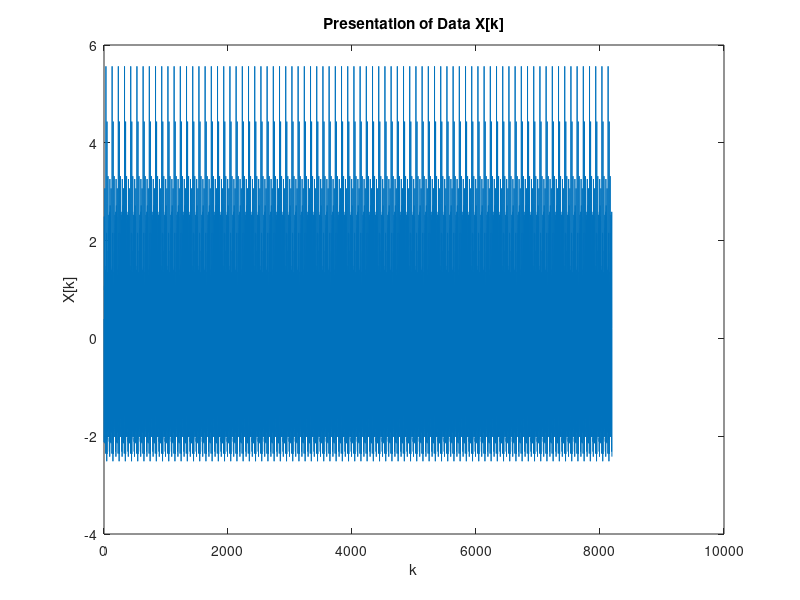
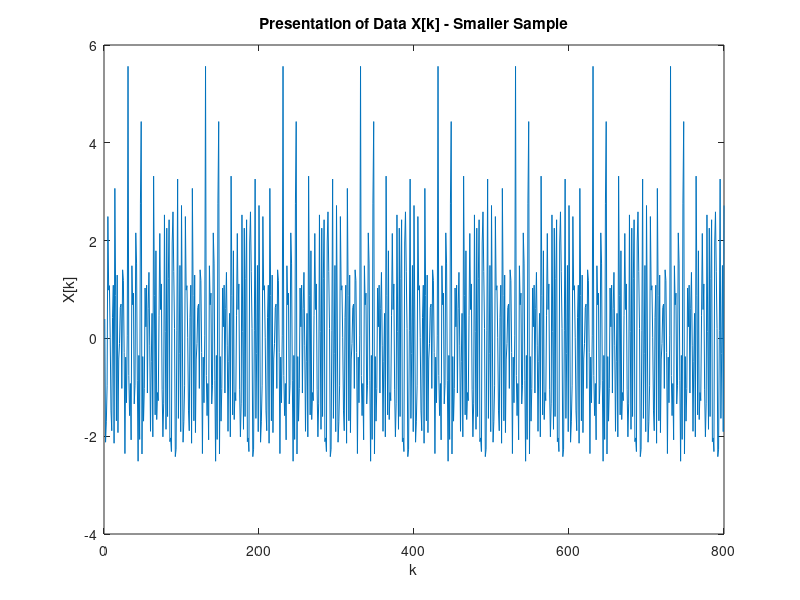

The MATLAB script that drew these images, in order: (Note: this script raises an error after producing the figures.)
%% ADVANCED DIGITAL SIGNAL PROCESSING METHODS 
% Assignment 2 - Summer Semester 2020/2021
% Kavelidis Frantzis Dimitrios - AEM 9351 - kavelids@ece.auth.gr - ECE AUTH

%% Clearing
clear all
close all
clc

%% Assigning values
% Lamda and Wmega
lamda1 = 0.12;
lamda2 = 0.3;
lamda3 = lamda1+lamda2;
lamda4 = 0.19;
lamda5 = 0.17;
lamda6 = lamda4+lamda5;
lamda = [lamda1 lamda2 lamda3 lamda4 lamda5 lamda6]';
wmega = NaN(6,1);
for i = 1:6
    wmega(i) = 2*pi*lamda(i);
end
% Data Length N:
N = 8192;               % = 2^13
% Universaly distributed random variables phi
phi1 = 2*pi*rand;
phi2 = 2*pi*rand;
phi3 = phi1+phi2;
phi4 = 2*pi*rand;
phi5 = 2*pi*rand;
phi6 = phi4+phi5;
phi = [phi1 phi2 phi3 phi4 phi5 phi6]';

%% 1. Constract the X[k].
X = zeros(N,1);
for k = 1:N             % It is 0:N-1 so we assume our index k on MATLAB is k+1
    for j = 1:6
        X(k) = X(k)+cos(wmega(j)*k+phi(j));
    end
end
% Plot our data
figure()
plot(X)
title("Presentation of Data X[k]")
ylabel("X[k]")
xlabel("k")

% Plot a smaller sample of our data for a clearer review.
figure()
plot(X(1:800))
title("Presentation of Data X[k] - Smaller Sample")
ylabel("X[k]")
xlabel("k")

%% 2. Estimate the power spectrum C2(f) using L2 = 128 max shiftings for autocorrelation
% %Estimation of power spectrum using dsp toolbox and welch method
% SE = dsp.SpectrumEstimator;             % Creating SE object
% Pxx = SE(X);
% fvals = (0:length(Pxx)-1)/length(Pxx);
% plotter = dsp.ArrayPlot('XDataMode','Custom','CustomXData',fvals,...
%     'PlotType','Line','YLimits',[0 0.3], ...
%     'YLabel','Power Spectrum ','XLabel','Frequency (Hz)');
% plotter(Pxx)
% [pks1,locs1] = findpeaks(Pxx);
% lamdaFreqEst1 = locs1(1:length(locs1)/2)/length(Pxx)

% Estimation of power spectrum using autocorrelation and 128 shiftings
L2 = 128;                                          % max shiftings
[ACFX,lags] = xcorr(X,L2);                                % ACF including negative
ACFX = ACFX/max(ACFX);                             % Normalizing
acfX = autocorr(X,L2);                             % Autocorrelation
% Plot Autocorrelation
autocorr(X,L2)

tacf = -128:1:128;
figure()
plot(lags,ACFX)
title('Autocorrelation of X[k]')
xlabel('Time [sec]')
ylabel('ACF')
grid on

% Power spectrum
Pxx = abs(fft(acfX));                              % Power Spectrum
PxxR = abs(fft(ACFX));
% Getting the frequency axis
fvals = (0:length(Pxx)-1)/length(Pxx);
fvalsR = (0:length(PxxR)-1)/length(PxxR);
% Plot power spectrum
figure()
plot(fvals,Pxx)
title("Power Spectrum")
ylabel("P_x_x[f]")
xlabel("f")
line([0.5 0.5], [0 12],'Color','red','LineStyle','--')
hold on
[pks2,locs2] = findpeaks(Pxx,fvals,'NPeaks',6);                      % Finding locations of peaks
findpeaks(Pxx,fvals,'NPeaks',6);
text(locs2(1:6)+.02,pks2(1:6)-.5,num2str([1;5;4;2;6;3]))            % Display number of peak
text(locs2(1:6),pks2(1:6)+.8,num2str(locs2(1:6)'))           % Display the frequencies of interest

% % Power Spectrum but not with original acf, but acf shiffted
% figure()
% plot(fvalsR,PxxR)
% title("Power Spectrum")
% ylabel("P_x_x[f]")
% xlabel("f")
% line([0.5 0.5], [-5 25],'Color','red','LineStyle','--')
% hold on
% [pksR,locsR] = findpeaks(PxxR,fvalsR,'MinPeakHeight',5);                      % Finding locations of peaks
% findpeaks(PxxR,fvalsR,'MinPeakHeight',5);
% text(locsR(1:6)+.02,pksR(1:6)-.5,num2str([1;5;4;2;6;3]))            % Display number of peak
% text(locsR(1:6),pksR(1:6)+.8,num2str(locsR(1:6)'))           % Display the frequencies of interest


%% 3. Estimate the bispectrum (only in the primary area) using:
%% a. The indirect method with K = 32 , M = 256 , L3 = 64 and 
%% a1) Rectangular window a2) Parzen window
%% b. The direct method with K = 32 , M = 256 , J = 0
syms m
XeqY = m;
K = 32;
M = 256;
L3 = 64;


% 3.a.a1. --- Bispectrum / Indirect Method / Rectangular Window
% Biscpetrum estimation using the indirect method:

%%% For the whole plot, uncomment/turn on bspecPlotInfo2 and comment/turn
%%% off bspecPlotInfo
%%% And for the primary area, comment/turn off bspecPlotInfo and
%%% uncomment/turn on bspecPlotInfo2


figure()
[BspecIn1, waxisIn1] = bispeciV2(X,L3,M,0,'unbiased');      % Rectangular Window
% bspecPlotInfo
bspecPlotInfo2
figure()
contour3(waxisIn1,waxisIn1,abs(BspecIn1),250), grid on
title('Bispectrum in 3 dimensions / Indirect Method / Rectangular Window')
% bspecPlotInfo
bspecPlotInfo2

% ------------------------------------------------------------

% 3.a.a2. --- Bispectrum / Indirect Method / Parzen Window
figure()
[BspecIn2, waxisIn2] = bispeci(X,L3,M,0,'unbiased');        % Parzen window
% bspecPlotInfo
bspecPlotInfo2
figure()
contour3(waxisIn2,waxisIn2,abs(BspecIn2),250), grid on
title('Bispectrum in 3 dimensions / Indirect Method / Parzen Window')
% bspecPlotInfo
bspecPlotInfo2

% ------------------------------------------------------------

% 3.b --- Bispectrum / Direct Method
figure()
[BspecD, waxisD] = bispecd(X,M,1,M,0);
% bspecPlotInfo
bspecPlotInfo2
figure()
contour3(waxisD,waxisD,abs(BspecD),250), grid on
title('Bispectrum in 3 dimensions / Direct Method')
% bspecPlotInfo
bspecPlotInfo2

% ------------------------------------------------------------

% Bispectrum using indirect method (different function)   
figure()
[bisp,freq,cum,lag] = bisp3cum(X,M,L3,'none','u');      % Rectangular



%% 7. How the results change if you repeat the process taking into account
%% a) i) K = 16, M = 512 ii)K = 64, M = 128?
%% b) 50 realizations of the X[k] and comparing mean values of the estimated C2,C3
% 7.a.i)
Ka1 = 16;
Ma1 = 512;

% Bispectrum estimation using indirect method & rectangular window
figure()
[BspecIn1_7a1, waxisIn1_7a1] = bispeciV2(X,L3,Ma1,0,'unbiased');      % Rectangular Window
% bspecPlotInfo
bspecPlotInfo2


% ------------------------------------------------------------

% Bispectrum estimation using indirect method & Parzen window
figure()
[BspecIn2_7a1, waxisIn2_7a1] = bispeci(X,L3,Ma1,0,'unbiased');        % Parzen window
% bspecPlotInfo
bspecPlotInfo2

% ------------------------------------------------------------

% Bispectrum using direct method
figure()
[BspecD_7a1, waxisD_7a1] = bispecd(X,Ma1,1,Ma1,0);
% bspecPlotInfo
bspecPlotInfo2

% ------------------------------------------------------------

% Bispectrum using direct inmethod (different function)
figure()
[bisp_7a1,freq,cum,lag] = bisp3cum(X,Ma1,L3,'none','u');      % Rectanguar

% ------------------------------------------------------------
% ------------------------------------------------------------


% 7.a.ii)
Ka2 = 64;
Ma2 = 128;

% Bispectrum estimation using inverse method & rectangular window
figure()
[BspecIn1_7a2, waxisIn1_7a2] = bispeciV2(X,L3,Ma2,0,'unbiased');      % Rectangular Window
% bspecPlotInfo
bspecPlotInfo2

% ------------------------------------------------------------

% Bispectrum estimation using inverse method & Parzen window
figure()
[BspecIn2_7a2, waxisIn2_7a2] = bispeci(X,L3,Ma2,0,'unbiased');        % Parzen window
% bspecPlotInfo
bspecPlotInfo2

% ------------------------------------------------------------

% Bispectrum using direct method
figure()
[BspecD_7a2, waxisD_7a2] = bispecd(X,Ma2,1,Ma2,0);
% bspecPlotInfo
bspecPlotInfo2

% ------------------------------------------------------------

% Bispectrum using indirect method (different function)
figure()
[bisp_7a2,freq,cum,lag] = bisp3cum(X,Ma2,L3,'none','u');       % Rectanguar

% ------------------------------------------------------------
% ------------------------------------------------------------

% 7.b)
meanC2_X = zeros(length(Pxx),1);
meanC3_X = zeros(length(BspecIn2),length(BspecIn2));
Xvecs = zeros(N,50);

% Taking 50 realization of the X[k]
for i = 1:50
    X7 = zeros(N,1);
    phi1 = 2*pi*rand;
    phi2 = 2*pi*rand;
    phi3 = phi1+phi2;
    phi4 = 2*pi*rand;
    phi5 = 2*pi*rand;
    phi6 = phi4+phi5;
    phi = [phi1 phi2 phi3 phi4 phi5 phi6]';
    for k = 1:N             % It is 0:N-1 so we assume our index k on MATLAB is k+1
        for j = 1:6
            X7(k) = X7(k)+cos(wmega(j)*k+phi(j));
        end
    end
    Xvecs(:,i) = X7;
end

% Estimating C2 ,C3
for i = 1:50
    acfX7 = autocorr(Xvecs(:,i),L2);                               % Autocorrelation
    Pxx7 = abs(fft(acfX7));                                % Power Spectrum
    meanC2_X = meanC2_X + Pxx7;
    [BspecIn2_7, waxisIn2_7] = bispecd(Xvecs(:,i),L3,1,M,0);      % Rectangular Window
    meanC3_X = meanC3_X + BspecIn2_7;
end
meanC2_X = meanC2_X./50;
meanC3_X = meanC3_X./50;

nfft = 256;
if (rem(nfft,2) == 0) 
        waxis = [-nfft/2:(nfft/2-1)]/nfft; 
    else
        waxis = [-(nfft-1)/2:(nfft-1)/2]/nfft; 
end

% Plot Mean Estimation of Power Spectrum
% Getting the frequency axis
fvals_X = (0:length(meanC2_X)-1)/length(meanC2_X);
% Plot power spectrum
figure()
plot(fvals_X,meanC2_X)
title("Mean Estimation of Power Spectrum")
ylabel("P_x_x[f]")
xlabel("f")
line([0.5 0.5], [0 12],'Color','red','LineStyle','--')
hold on
[pks2_X,locs2_X] = findpeaks(meanC2_X,fvals_X);                      % Finding locations of peaks
findpeaks(meanC2_X,fvals_X,'NPeaks',6);
text(locs2_X(1:6)+.02,pks2_X(1:6)-.5,num2str([1;5;4;2;6;3]))            % Display number of peak
text(locs2_X(1:6),pks2_X(1:6)+.8,num2str(locs2_X(1:6)'))           % Display the frequencies of interest

% Plot Mean Estimation of Bispectrum
figure()
contour(waxis,waxis,abs(meanC3_X),4), grid on 
title('Mean Estimation of Bispectrum estimated via the direct method')
xlabel('f1'), ylabel('f2') 
set(gcf,'Name','Hosa BISPECI')

% bspecPlotInfo
bspecPlotInfo2
%% ------------------------ End of Assignment 2 -------------------------